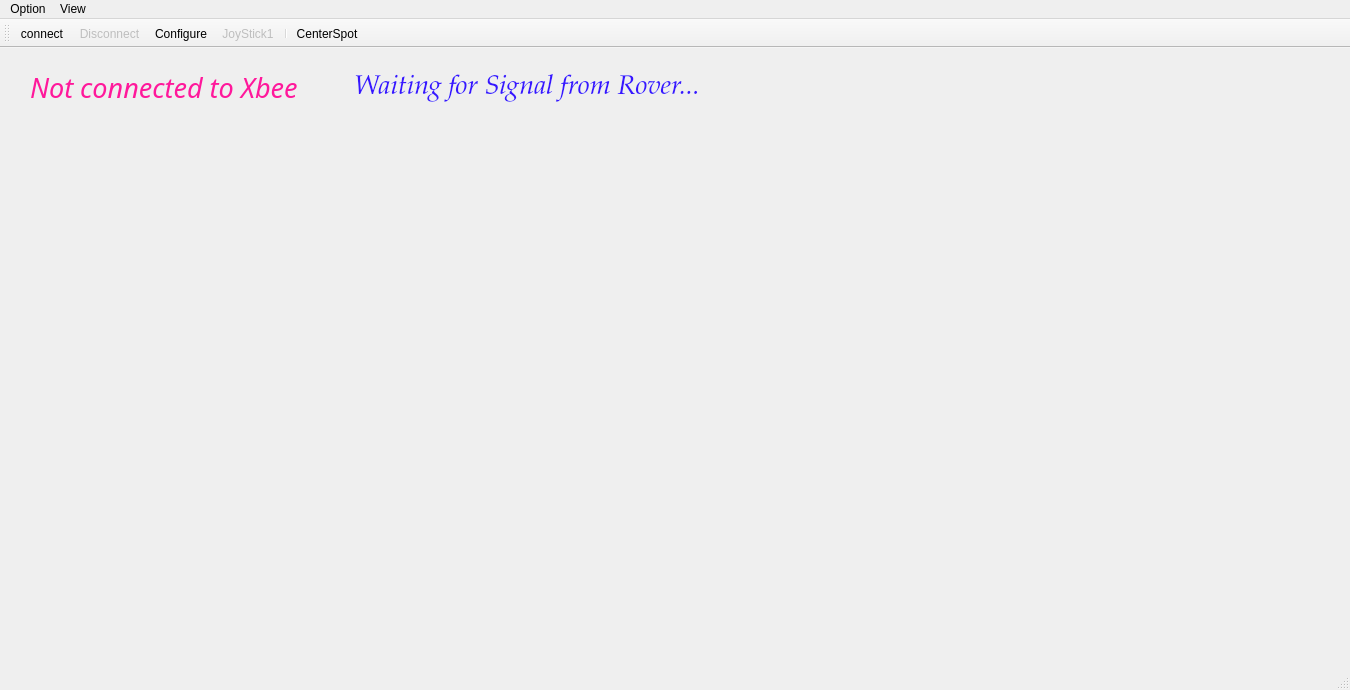
<?xml version="1.0" encoding="UTF-8"?>
<ui version="4.0">
 <class>MainWindow</class>
 <widget class="QMainWindow" name="MainWindow">
  <property name="geometry">
   <rect>
    <x>0</x>
    <y>0</y>
    <width>1350</width>
    <height>690</height>
   </rect>
  </property>
  <property name="windowTitle">
   <string>MSI Rover Control Panel</string>
  </property>
  <widget class="QWidget" name="centralWidget">
   <widget class="QLabel" name="importanatStatusLabel">
    <property name="geometry">
     <rect>
      <x>30</x>
      <y>10</y>
      <width>302</width>
      <height>59</height>
     </rect>
    </property>
    <property name="font">
     <font>
      <family>MV Boli</family>
      <pointsize>20</pointsize>
      <italic>true</italic>
     </font>
    </property>
    <property name="layoutDirection">
     <enum>Qt::LeftToRight</enum>
    </property>
    <property name="styleSheet">
     <string notr="true">border-image: url(:/images/stickyNotes.png);
color: rgb(255, 24, 155);</string>
    </property>
    <property name="text">
     <string>Not connected to Xbee </string>
    </property>
    <property name="margin">
     <number>1</number>
    </property>
   </widget>
   <widget class="QLabel" name="openLoopControlStatusLabel">
    <property name="geometry">
     <rect>
      <x>350</x>
      <y>10</y>
      <width>381</width>
      <height>59</height>
     </rect>
    </property>
    <property name="font">
     <font>
      <family>Palatino Linotype</family>
      <pointsize>20</pointsize>
      <italic>true</italic>
     </font>
    </property>
    <property name="styleSheet">
     <string notr="true">border-image: url(:/images/plot/plotbackground.png);
color: rgb(56, 21, 255);</string>
    </property>
    <property name="text">
     <string>Waiting for Signal from Rover...</string>
    </property>
    <property name="margin">
     <number>2</number>
    </property>
    <property name="indent">
     <number>4</number>
    </property>
   </widget>
  </widget>
  <widget class="QMenuBar" name="menuBar">
   <property name="geometry">
    <rect>
     <x>0</x>
     <y>0</y>
     <width>1350</width>
     <height>21</height>
    </rect>
   </property>
   <widget class="QMenu" name="menuOption">
    <property name="title">
     <string>Option</string>
    </property>
    <addaction name="actionOpenTerminal"/>
    <addaction name="actionSaveGPSpathsToFile"/>
   </widget>
   <widget class="QMenu" name="menuView">
    <property name="title">
     <string>View</string>
    </property>
   </widget>
   <addaction name="menuOption"/>
   <addaction name="menuView"/>
  </widget>
  <widget class="QToolBar" name="mainToolBar">
   <property name="acceptDrops">
    <bool>false</bool>
   </property>
   <property name="layoutDirection">
    <enum>Qt::LeftToRight</enum>
   </property>
   <property name="autoFillBackground">
    <bool>false</bool>
   </property>
   <property name="styleSheet">
    <string notr="true"/>
   </property>
   <property name="toolButtonStyle">
    <enum>Qt::ToolButtonTextUnderIcon</enum>
   </property>
   <attribute name="toolBarArea">
    <enum>TopToolBarArea</enum>
   </attribute>
   <attribute name="toolBarBreak">
    <bool>false</bool>
   </attribute>
   <addaction name="actionConnect"/>
   <addaction name="actionDisconnect"/>
   <addaction name="actionConfigure"/>
   <addaction name="actionJoyStick1"/>
   <addaction name="separator"/>
   <addaction name="actionCenterSpot"/>
  </widget>
  <widget class="QStatusBar" name="statusBar"/>
  <action name="actionConnect">
   <property name="enabled">
    <bool>true</bool>
   </property>
   <property name="icon">
    <iconset resource="UICtrl.qrc">
     <normaloff>:/images/connect.png</normaloff>:/images/connect.png</iconset>
   </property>
   <property name="text">
    <string>connect</string>
   </property>
   <property name="toolTip">
    <string>Connect to a serial port</string>
   </property>
   <property name="shortcut">
    <string>Ctrl+Space</string>
   </property>
  </action>
  <action name="actionDisconnect">
   <property name="enabled">
    <bool>false</bool>
   </property>
   <property name="icon">
    <iconset resource="UICtrl.qrc">
     <normaloff>:/images/disconnect.png</normaloff>:/images/disconnect.png</iconset>
   </property>
   <property name="text">
    <string>Disconnect</string>
   </property>
   <property name="toolTip">
    <string>Disconnect from a serial port</string>
   </property>
   <property name="shortcut">
    <string>Space</string>
   </property>
  </action>
  <action name="actionConfigure">
   <property name="icon">
    <iconset resource="UICtrl.qrc">
     <normaloff>:/images/settings.png</normaloff>:/images/settings.png</iconset>
   </property>
   <property name="text">
    <string>Configure</string>
   </property>
   <property name="toolTip">
    <string>Communication settings</string>
   </property>
   <property name="shortcut">
    <string>C</string>
   </property>
  </action>
  <action name="actionJoyStick1">
   <property name="checkable">
    <bool>false</bool>
   </property>
   <property name="enabled">
    <bool>false</bool>
   </property>
   <property name="icon">
    <iconset resource="UICtrl.qrc">
     <normaloff>:/images/joystick.png</normaloff>:/images/joystick.png</iconset>
   </property>
   <property name="text">
    <string>JoyStick1</string>
   </property>
   <property name="toolTip">
    <string>Joystick 1</string>
   </property>
  </action>
  <action name="actionCenterSpot">
   <property name="icon">
    <iconset resource="UICtrl.qrc">
     <normaloff>:/images/centerSpot.png</normaloff>:/images/centerSpot.png</iconset>
   </property>
   <property name="text">
    <string>CenterSpot</string>
   </property>
   <property name="toolTip">
    <string>Center the map to gps spot</string>
   </property>
   <property name="shortcut">
    <string>X</string>
   </property>
  </action>
  <action name="actionOpenTerminal">
   <property name="text">
    <string>OpenTerminal</string>
   </property>
   <property name="toolTip">
    <string>Open Terminal </string>
   </property>
   <property name="shortcut">
    <string>Ctrl+T</string>
   </property>
  </action>
  <action name="actionSaveGPSpathsToFile">
   <property name="text">
    <string>SaveGPSpathsToFile</string>
   </property>
   <property name="toolTip">
    <string>Save GPS paths To File</string>
   </property>
  </action>
 </widget>
 <layoutdefault spacing="6" margin="11"/>
 <resources>
  <include location="UICtrl.qrc"/>
 </resources>
 <connections/>
</ui>
